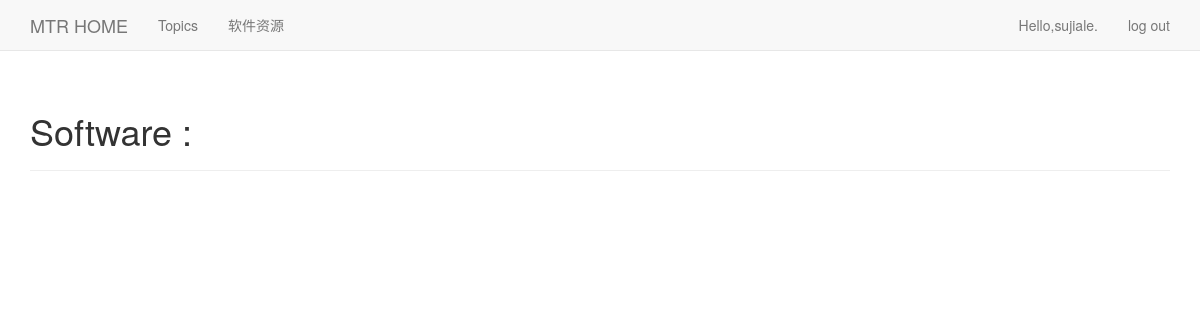
Before: /software/ (signed in) with the older database file.
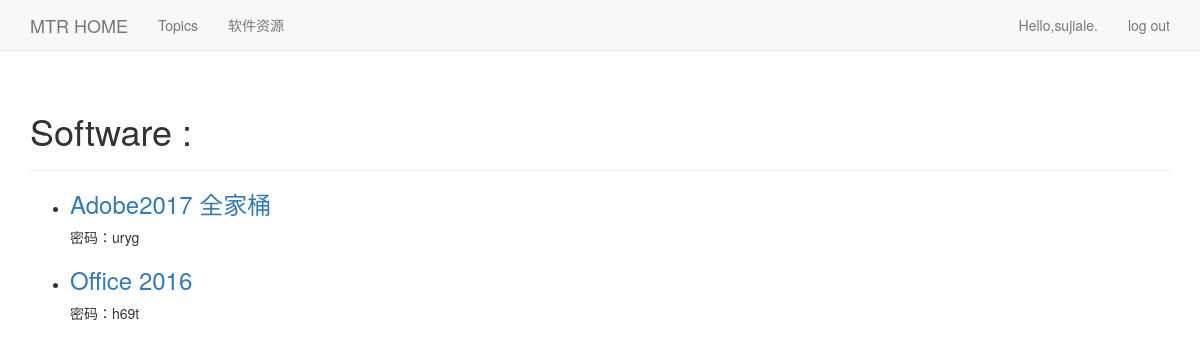
After: the same page with the newer database file.
### learning_logs/models.py (models this page shows)
class Software(models.Model):
    name = models.CharField(max_length=200)
    links = models.CharField(max_length=200)
    pwd = models.CharField(max_length=10)
    date_added = models.DateTimeField(auto_now_add=True)
    def __str__(self):
        return self.name

### learning_logs/views.py (the view)
# urls.py: url(r'^software/$',views.software,name='software'),
def software(request):
    softwares = Software.objects.all().order_by('-date_added')
    context = {'softwares':softwares}
    return render(request,'learning_logs/software.html',context)

### learning_logs/templates/learning_logs/software.html
{% extends 'learning_logs/base.html' %}
{% block header %}
  <h1>Software : </h1>
{% endblock header %}
{% block content %}
  <ul>
    {% for software in softwares %}
    <li>
      <h3><a href="{{software.links}}">{{software}}</a></h3>   密码：{{software.pwd}}
    </li>
    {% endfor %}
  </ul>
{% endblock content %}

### learning_logs/templates/learning_logs/base.html (shortened to what this page needs)
{% load bootstrap3 %}
<!DOCTYPE html>
<html lang="en">
  <head>
    {% bootstrap_css %}
  </head>
  <body>
    <nav class="navbar navbar-default navbar-static-top">
      <div class="container">
        <div class="navbar-header">
          <a class="navbar-brand" href="{% url 'learning_logs:index' %}">
                MTR HOME</a>
        </div>
        <div id="navbar" class="navbar-collapse collapse">
          <ul class="nav navbar-nav">
            <li><a href="{% url 'learning_logs:topics' %}">Topics</a></li>
            <li><a href="{% url 'learning_logs:software' %}">软件资源</a></li>
          </ul>
          <ul class="nav navbar-nav navbar-right">
            {% if user.is_authenticated %}
                <li><a>Hello,{{user.username}}.</a></li>
                <li><a href="{% url 'users:logout' %}">log out</a></li>
            {% else %}
                <li><a href="{% url 'users:login' %}">log in</a></li>
                <li><a href="{% url 'users:register' %}">register</a></li>
            {% endif %}
          </ul>
        </div>
      </div>
    </nav>
    <div class="container">
      <div class="page-header">
        {% block header %}{% endblock header %}
      </div>
      <div>
        {% block content %}{% endblock content %}
      </div>
    </div>
  </body>
</html>

Changed rows visible on the page:
added Software: name "Adobe2017 全家桶", pwd "uryg"
added Software: name "Office 2016", pwd "h69t"
